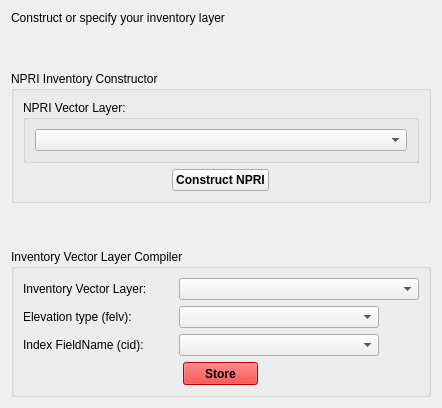
         <widget class="QWidget" name="tab_inventory">
          <property name="sizePolicy">
           <sizepolicy hsizetype="Preferred" vsizetype="Expanding">
            <horstretch>0</horstretch>
            <verstretch>0</verstretch>
           </sizepolicy>
          </property>
          <attribute name="title">
           <string>Inventory</string>
          </attribute>
          <layout class="QVBoxLayout" name="verticalLayout_21">
           <item>
            <widget class="QLabel" name="label_15">
             <property name="text">
              <string>Construct or specify your inventory layer</string>
             </property>
            </widget>
           </item>
           <item>
            <spacer name="verticalSpacer_10">
             <property name="orientation">
              <enum>Qt::Vertical</enum>
             </property>
             <property name="sizeHint" stdset="0">
              <size>
               <width>20</width>
               <height>40</height>
              </size>
             </property>
            </spacer>
           </item>
           <item>
            <widget class="QGroupBox" name="groupBox_9">
             <property name="title">
              <string>NPRI Inventory Constructor</string>
             </property>
             <layout class="QVBoxLayout" name="verticalLayout_5">
              <item>
               <widget class="QGroupBox" name="groupBox_31">
                <property name="title">
                 <string>NPRI Vector Layer:</string>
                </property>
                <layout class="QHBoxLayout" name="horizontalLayout_31">
                 <item>
                  <widget class="QgsMapLayerComboBox" name="mMapLayerComboBox_inv_nrpi">
                   <property name="allowEmptyLayer">
                    <bool>true</bool>
                   </property>
                   <property name="showCrs">
                    <bool>true</bool>
                   </property>
                  </widget>
                 </item>
                </layout>
               </widget>
              </item>
              <item alignment="Qt::AlignHCenter">
               <widget class="QPushButton" name="pushButton_inv_nrpi">
                <property name="maximumSize">
                 <size>
                  <width>100</width>
                  <height>16777215</height>
                 </size>
                </property>
                <property name="font">
                 <font>
                  <weight>75</weight>
                  <bold>true</bold>
                 </font>
                </property>
                <property name="text">
                 <string>Construct NPRI</string>
                </property>
               </widget>
              </item>
             </layout>
            </widget>
           </item>
           <item>
            <spacer name="verticalSpacer_8">
             <property name="orientation">
              <enum>Qt::Vertical</enum>
             </property>
             <property name="sizeHint" stdset="0">
              <size>
               <width>20</width>
               <height>40</height>
              </size>
             </property>
            </spacer>
           </item>
           <item>
            <widget class="QGroupBox" name="groupBox_02finv">
             <property name="sizePolicy">
              <sizepolicy hsizetype="Expanding" vsizetype="Fixed">
               <horstretch>0</horstretch>
               <verstretch>0</verstretch>
              </sizepolicy>
             </property>
             <property name="title">
              <string>Inventory Vector Layer Compiler</string>
             </property>
             <layout class="QVBoxLayout" name="verticalLayout_13">
              <item>
               <layout class="QHBoxLayout" name="horizontalLayout_36">
                <item>
                 <widget class="QLabel" name="label_3">
                  <property name="minimumSize">
                   <size>
                    <width>150</width>
                    <height>0</height>
                   </size>
                  </property>
                  <property name="text">
                   <string>Inventory Vector Layer:</string>
                  </property>
                 </widget>
                </item>
                <item>
                 <widget class="QgsMapLayerComboBox" name="comboBox_ivlay">
                  <property name="sizePolicy">
                   <sizepolicy hsizetype="Expanding" vsizetype="Fixed">
                    <horstretch>0</horstretch>
                    <verstretch>0</verstretch>
                   </sizepolicy>
                  </property>
                 </widget>
                </item>
               </layout>
              </item>
              <item>
               <layout class="QHBoxLayout" name="horizontalLayout_26">
                <item>
                 <widget class="QLabel" name="label_8">
                  <property name="sizePolicy">
                   <sizepolicy hsizetype="Fixed" vsizetype="Fixed">
                    <horstretch>0</horstretch>
                    <verstretch>0</verstretch>
                   </sizepolicy>
                  </property>
                  <property name="minimumSize">
                   <size>
                    <width>150</width>
                    <height>0</height>
                   </size>
                  </property>
                  <property name="maximumSize">
                   <size>
                    <width>125</width>
                    <height>16777215</height>
                   </size>
                  </property>
                  <property name="text">
                   <string>Elevation type (felv):</string>
                  </property>
                 </widget>
                </item>
                <item>
                 <widget class="QComboBox" name="comboBox_SSelv">
                  <property name="minimumSize">
                   <size>
                    <width>200</width>
                    <height>0</height>
                   </size>
                  </property>
                 </widget>
                </item>
                <item>
                 <spacer name="horizontalSpacer_4">
                  <property name="orientation">
                   <enum>Qt::Horizontal</enum>
                  </property>
                  <property name="sizeHint" stdset="0">
                   <size>
                    <width>40</width>
                    <height>20</height>
                   </size>
                  </property>
                 </spacer>
                </item>
               </layout>
              </item>
              <item>
               <layout class="QVBoxLayout" name="verticalLayout_16">
                <item>
                 <layout class="QHBoxLayout" name="horizontalLayout_25">
                  <item>
                   <widget class="QLabel" name="label_2">
                    <property name="sizePolicy">
                     <sizepolicy hsizetype="Fixed" vsizetype="Preferred">
                      <horstretch>0</horstretch>
                      <verstretch>0</verstretch>
                     </sizepolicy>
                    </property>
                    <property name="minimumSize">
                     <size>
                      <width>150</width>
                      <height>0</height>
                     </size>
                    </property>
                    <property name="maximumSize">
                     <size>
                      <width>115</width>
                      <height>16777215</height>
                     </size>
                    </property>
                    <property name="text">
                     <string>Index FieldName (cid):</string>
                    </property>
                   </widget>
                  </item>
                  <item>
                   <widget class="QgsFieldComboBox" name="mFieldComboBox_cid">
                    <property name="minimumSize">
                     <size>
                      <width>200</width>
                      <height>0</height>
                     </size>
                    </property>
                   </widget>
                  </item>
                  <item>
                   <spacer name="horizontalSpacer_3">
                    <property name="orientation">
                     <enum>Qt::Horizontal</enum>
                    </property>
                    <property name="sizeHint" stdset="0">
                     <size>
                      <width>40</width>
                      <height>20</height>
                     </size>
                    </property>
                   </spacer>
                  </item>
                 </layout>
                </item>
               </layout>
              </item>
              <item alignment="Qt::AlignHCenter">
               <widget class="QPushButton" name="pushButton_Inv_store">
                <property name="sizePolicy">
                 <sizepolicy hsizetype="Minimum" vsizetype="Minimum">
                  <horstretch>0</horstretch>
                  <verstretch>0</verstretch>
                 </sizepolicy>
                </property>
                <property name="minimumSize">
                 <size>
                  <width>75</width>
                  <height>23</height>
                 </size>
                </property>
                <property name="maximumSize">
                 <size>
                  <width>50</width>
                  <height>16777215</height>
                 </size>
                </property>
                <property name="palette">
                 <palette>
                  <active>
                   <colorrole role="WindowText">
                    <brush brushstyle="SolidPattern">
                     <color alpha="255">
                      <red>0</red>
                      <green>0</green>
                      <blue>0</blue>
                     </color>
                    </brush>
                   </colorrole>
                   <colorrole role="Button">
                    <brush brushstyle="SolidPattern">
                     <color alpha="255">
                      <red>255</red>
                      <green>0</green>
                      <blue>0</blue>
                     </color>
                    </brush>
                   </colorrole>
                   <colorrole role="Light">
                    <brush brushstyle="SolidPattern">
                     <color alpha="255">
                      <red>255</red>
                      <green>127</green>
                      <blue>127</blue>
                     </color>
                    </brush>
                   </colorrole>
                   <colorrole role="Midlight">
                    <brush brushstyle="SolidPattern">
                     <color alpha="255">
                      <red>255</red>
                      <green>63</green>
                      <blue>63</blue>
                     </color>
                    </brush>
                   </colorrole>
                   <colorrole role="Dark">
                    <brush brushstyle="SolidPattern">
                     <color alpha="255">
                      <red>127</red>
                      <green>0</green>
                      <blue>0</blue>
                     </color>
                    </brush>
                   </colorrole>
                   <colorrole role="Mid">
                    <brush brushstyle="SolidPattern">
                     <color alpha="255">
                      <red>170</red>
                      <green>0</green>
                      <blue>0</blue>
                     </color>
                    </brush>
                   </colorrole>
                   <colorrole role="Text">
                    <brush brushstyle="SolidPattern">
                     <color alpha="255">
                      <red>0</red>
                      <green>0</green>
                      <blue>0</blue>
                     </color>
                    </brush>
                   </colorrole>
                   <colorrole role="BrightText">
                    <brush brushstyle="SolidPattern">
                     <color alpha="255">
                      <red>255</red>
                      <green>255</green>
                      <blue>255</blue>
                     </color>
                    </brush>
                   </colorrole>
                   <colorrole role="ButtonText">
                    <brush brushstyle="SolidPattern">
                     <color alpha="255">
                      <red>0</red>
                      <green>0</green>
                      <blue>0</blue>
                     </color>
                    </brush>
                   </colorrole>
                   <colorrole role="Base">
                    <brush brushstyle="SolidPattern">
                     <color alpha="255">
                      <red>255</red>
                      <green>255</green>
                      <blue>255</blue>
                     </color>
                    </brush>
                   </colorrole>
                   <colorrole role="Window">
                    <brush brushstyle="SolidPattern">
                     <color alpha="255">
                      <red>255</red>
                      <green>0</green>
                      <blue>0</blue>
                     </color>
                    </brush>
                   </colorrole>
                   <colorrole role="Shadow">
                    <brush brushstyle="SolidPattern">
                     <color alpha="255">
                      <red>0</red>
                      <green>0</green>
                      <blue>0</blue>
                     </color>
                    </brush>
                   </colorrole>
                   <colorrole role="AlternateBase">
                    <brush brushstyle="SolidPattern">
                     <color alpha="255">
                      <red>255</red>
                      <green>127</green>
                      <blue>127</blue>
                     </color>
                    </brush>
                   </colorrole>
                   <colorrole role="ToolTipBase">
                    <brush brushstyle="SolidPattern">
                     <color alpha="255">
                      <red>255</red>
                      <green>255</green>
                      <blue>220</blue>
                     </color>
                    </brush>
                   </colorrole>
                   <colorrole role="ToolTipText">
                    <brush brushstyle="SolidPattern">
                     <color alpha="255">
                      <red>0</red>
                      <green>0</green>
                      <blue>0</blue>
                     </color>
                    </brush>
                   </colorrole>
                  </active>
                  <inactive>
                   <colorrole role="WindowText">
                    <brush brushstyle="SolidPattern">
                     <color alpha="255">
                      <red>0</red>
                      <green>0</green>
                      <blue>0</blue>
                     </color>
                    </brush>
                   </colorrole>
                   <colorrole role="Button">
                    <brush brushstyle="SolidPattern">
                     <color alpha="255">
                      <red>255</red>
                      <green>0</green>
                      <blue>0</blue>
                     </color>
                    </brush>
                   </colorrole>
                   <colorrole role="Light">
                    <brush brushstyle="SolidPattern">
                     <color alpha="255">
                      <red>255</red>
                      <green>127</green>
                      <blue>127</blue>
                     </color>
                    </brush>
                   </colorrole>
                   <colorrole role="Midlight">
                    <brush brushstyle="SolidPattern">
                     <color alpha="255">
                      <red>255</red>
                      <green>63</green>
                      <blue>63</blue>
                     </color>
                    </brush>
                   </colorrole>
                   <colorrole role="Dark">
                    <brush brushstyle="SolidPattern">
                     <color alpha="255">
                      <red>127</red>
                      <green>0</green>
                      <blue>0</blue>
                     </color>
                    </brush>
                   </colorrole>
                   <colorrole role="Mid">
                    <brush brushstyle="SolidPattern">
                     <color alpha="255">
                      <red>170</red>
                      <green>0</green>
                      <blue>0</blue>
                     </color>
                    </brush>
                   </colorrole>
                   <colorrole role="Text">
                    <brush brushstyle="SolidPattern">
                     <color alpha="255">
                      <red>0</red>
                      <green>0</green>
                      <blue>0</blue>
                     </color>
                    </brush>
                   </colorrole>
                   <colorrole role="BrightText">
                    <brush brushstyle="SolidPattern">
                     <color alpha="255">
                      <red>255</red>
                      <green>255</green>
                      <blue>255</blue>
                     </color>
                    </brush>
                   </colorrole>
                   <colorrole role="ButtonText">
                    <brush brushstyle="SolidPattern">
                     <color alpha="255">
                      <red>0</red>
                      <green>0</green>
                      <blue>0</blue>
                     </color>
                    </brush>
                   </colorrole>
                   <colorrole role="Base">
                    <brush brushstyle="SolidPattern">
                     <color alpha="255">
                      <red>255</red>
                      <green>255</green>
                      <blue>255</blue>
                     </color>
                    </brush>
                   </colorrole>
                   <colorrole role="Window">
                    <brush brushstyle="SolidPattern">
                     <color alpha="255">
                      <red>255</red>
                      <green>0</green>
                      <blue>0</blue>
                     </color>
                    </brush>
                   </colorrole>
                   <colorrole role="Shadow">
                    <brush brushstyle="SolidPattern">
                     <color alpha="255">
                      <red>0</red>
                      <green>0</green>
                      <blue>0</blue>
                     </color>
                    </brush>
                   </colorrole>
                   <colorrole role="AlternateBase">
                    <brush brushstyle="SolidPattern">
                     <color alpha="255">
                      <red>255</red>
                      <green>127</green>
                      <blue>127</blue>
                     </color>
                    </brush>
                   </colorrole>
                   <colorrole role="ToolTipBase">
                    <brush brushstyle="SolidPattern">
                     <color alpha="255">
                      <red>255</red>
                      <green>255</green>
                      <blue>220</blue>
                     </color>
                    </brush>
                   </colorrole>
                   <colorrole role="ToolTipText">
                    <brush brushstyle="SolidPattern">
                     <color alpha="255">
                      <red>0</red>
                      <green>0</green>
                      <blue>0</blue>
                     </color>
                    </brush>
                   </colorrole>
                  </inactive>
                  <disabled>
                   <colorrole role="WindowText">
                    <brush brushstyle="SolidPattern">
                     <color alpha="255">
                      <red>127</red>
                      <green>0</green>
                      <blue>0</blue>
                     </color>
                    </brush>
                   </colorrole>
                   <colorrole role="Button">
                    <brush brushstyle="SolidPattern">
                     <color alpha="255">
                      <red>255</red>
                      <green>0</green>
                      <blue>0</blue>
                     </color>
                    </brush>
                   </colorrole>
                   <colorrole role="Light">
                    <brush brushstyle="SolidPattern">
                     <color alpha="255">
                      <red>255</red>
                      <green>127</green>
                      <blue>127</blue>
                     </color>
                    </brush>
                   </colorrole>
                   <colorrole role="Midlight">
                    <brush brushstyle="SolidPattern">
                     <color alpha="255">
                      <red>255</red>
                      <green>63</green>
                      <blue>63</blue>
                     </color>
                    </brush>
                   </colorrole>
                   <colorrole role="Dark">
                    <brush brushstyle="SolidPattern">
                     <color alpha="255">
                      <red>127</red>
                      <green>0</green>
                      <blue>0</blue>
                     </color>
                    </brush>
                   </colorrole>
                   <colorrole role="Mid">
                    <brush brushstyle="SolidPattern">
                     <color alpha="255">
                      <red>170</red>
                      <green>0</green>
                      <blue>0</blue>
                     </color>
                    </brush>
                   </colorrole>
                   <colorrole role="Text">
                    <brush brushstyle="SolidPattern">
                     <color alpha="255">
                      <red>127</red>
                      <green>0</green>
                      <blue>0</blue>
                     </color>
                    </brush>
                   </colorrole>
                   <colorrole role="BrightText">
                    <brush brushstyle="SolidPattern">
                     <color alpha="255">
                      <red>255</red>
                      <green>255</green>
                      <blue>255</blue>
                     </color>
                    </brush>
                   </colorrole>
                   <colorrole role="ButtonText">
                    <brush brushstyle="SolidPattern">
                     <color alpha="255">
                      <red>127</red>
                      <green>0</green>
                      <blue>0</blue>
                     </color>
                    </brush>
                   </colorrole>
                   <colorrole role="Base">
                    <brush brushstyle="SolidPattern">
                     <color alpha="255">
                      <red>255</red>
                      <green>0</green>
                      <blue>0</blue>
                     </color>
                    </brush>
                   </colorrole>
                   <colorrole role="Window">
                    <brush brushstyle="SolidPattern">
                     <color alpha="255">
                      <red>255</red>
                      <green>0</green>
                      <blue>0</blue>
                     </color>
                    </brush>
                   </colorrole>
                   <colorrole role="Shadow">
                    <brush brushstyle="SolidPattern">
                     <color alpha="255">
                      <red>0</red>
                      <green>0</green>
                      <blue>0</blue>
                     </color>
                    </brush>
                   </colorrole>
                   <colorrole role="AlternateBase">
                    <brush brushstyle="SolidPattern">
                     <color alpha="255">
                      <red>255</red>
                      <green>0</green>
                      <blue>0</blue>
                     </color>
                    </brush>
                   </colorrole>
                   <colorrole role="ToolTipBase">
                    <brush brushstyle="SolidPattern">
                     <color alpha="255">
                      <red>255</red>
                      <green>255</green>
                      <blue>220</blue>
                     </color>
                    </brush>
                   </colorrole>
                   <colorrole role="ToolTipText">
                    <brush brushstyle="SolidPattern">
                     <color alpha="255">
                      <red>0</red>
                      <green>0</green>
                      <blue>0</blue>
                     </color>
                    </brush>
                   </colorrole>
                  </disabled>
                 </palette>
                </property>
                <property name="font">
                 <font>
                  <weight>75</weight>
                  <bold>true</bold>
                 </font>
                </property>
                <property name="text">
                 <string>Store</string>
                </property>
               </widget>
              </item>
             </layout>
            </widget>
           </item>
          </layout>
         </widget>
